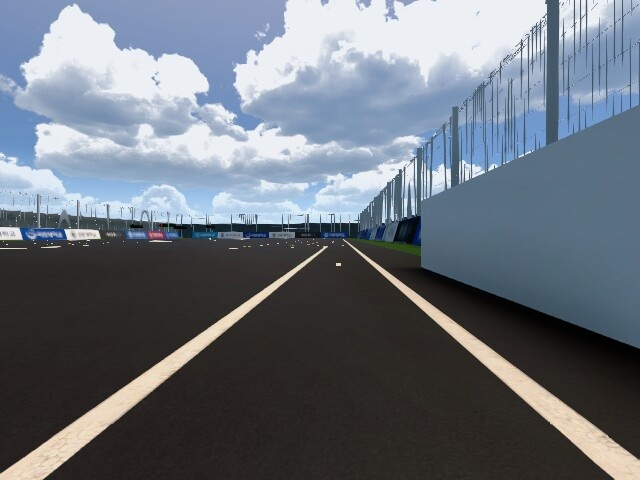
#> input picture Advanced-lane-finding-master/2.jpg, 640 x 480 px
$ python bev.py
#> lines starting #> are read from the running program, lines starting #| are printed output that depends on the picture; after the words box and inside, x2 and y2 are one past the last pixel; in counts of white or black regions, pixels touching at a corner belong together
import cv2
import numpy as np

# 🔧 이미지 불러오기 및 리사이즈
img = cv2.imread("2.jpg")  # 원하는 이미지 넣기
#> img is the input picture: shape (480, 640, 3); mean B, G, R 123.6, 114.1, 106.7
img = cv2.resize(img, (640, 480))   # BEV 대상 사이즈 고정

def nothing(x):
    pass

cv2.namedWindow("Trackbars")

# 🔘 트랙바 생성 (좌상, 우상, 좌하, 우하)
cv2.createTrackbar("LT x", "Trackbars", 223, 639, nothing)
cv2.createTrackbar("LT y", "Trackbars", 244, 479, nothing)
cv2.createTrackbar("RT x", "Trackbars", 441, 639, nothing)
cv2.createTrackbar("RT y", "Trackbars", 251, 479, nothing)
cv2.createTrackbar("LB x", "Trackbars", 0, 639, nothing)
cv2.createTrackbar("LB y", "Trackbars", 479, 479, nothing)
cv2.createTrackbar("RB x", "Trackbars", 639, 639, nothing)
cv2.createTrackbar("RB y", "Trackbars", 479, 479, nothing)

while True:
    # 🎛 트랙바 좌표값 가져오기
    ltx = cv2.getTrackbarPos("LT x", "Trackbars")
    lty = cv2.getTrackbarPos("LT y", "Trackbars")
    rtx = cv2.getTrackbarPos("RT x", "Trackbars")
    rty = cv2.getTrackbarPos("RT y", "Trackbars")
    lbx = cv2.getTrackbarPos("LB x", "Trackbars")
    lby = cv2.getTrackbarPos("LB y", "Trackbars")
    rbx = cv2.getTrackbarPos("RB x", "Trackbars")
    rby = cv2.getTrackbarPos("RB y", "Trackbars")

    # 🟠 원본 복사본 (빨간 점 표시용)
    preview = img.copy()

    # 🔺 src / dst 좌표 설정
    src = np.float32([[lbx, lby], [ltx, lty], [rtx, rty], [rbx, rby]])
    dst = np.float32([[151, 480], [151, 0], [489, 0], [489, 480]])  # BEV 정사각형 매핑

    # 🔁 BEV 변환 수행
    M = cv2.getPerspectiveTransform(src, dst)
    warped = cv2.warpPerspective(img, M, (640, 480))
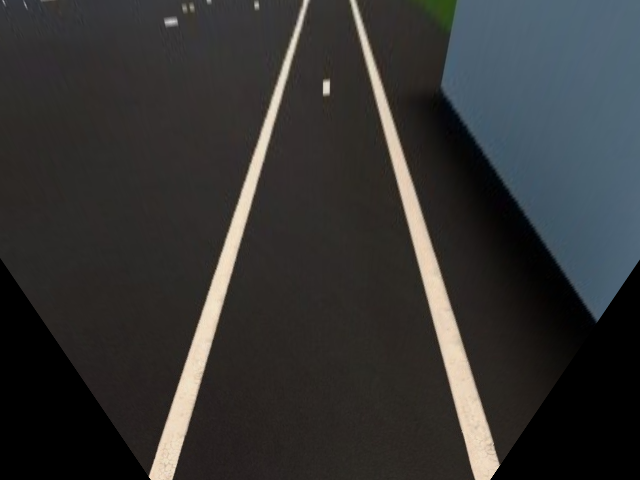
#> warped: shape (480, 640, 3); mean B, G, R 51.3, 51.9, 52.1

    # 🔴 원본 이미지에 점 표시
    for pt in src.astype(int):
        cv2.circle(preview, tuple(pt), 6, (0, 0, 255), -1)
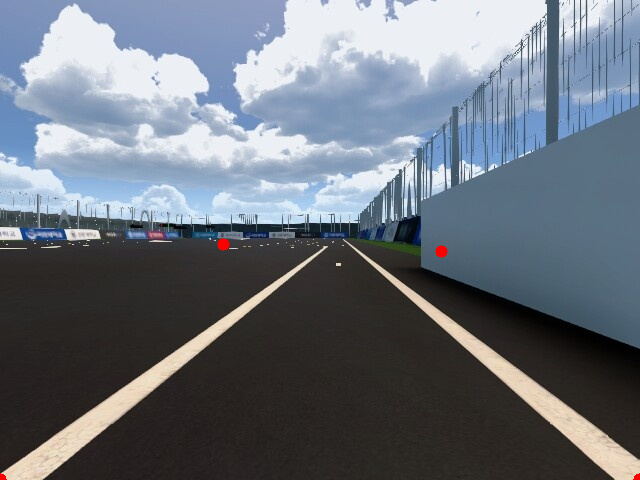
#> preview: shape (480, 640, 3); 0.1% of pixels changed, all inside (x1, y1, x2, y2) = (0, 238, 640, 480)

    # 🪞 시각화
    cv2.imshow("Original + src pts", preview)
    cv2.imshow("Warped BEV", warped)

    key = cv2.waitKey(1)
#> (key Esc is pressed here)
    if key == 27:  # ESC
        break

cv2.destroyAllWindows()

$ run again, with Advanced-lane-finding-master/10.jpg copied over Advanced-lane-finding-master/2.jpg
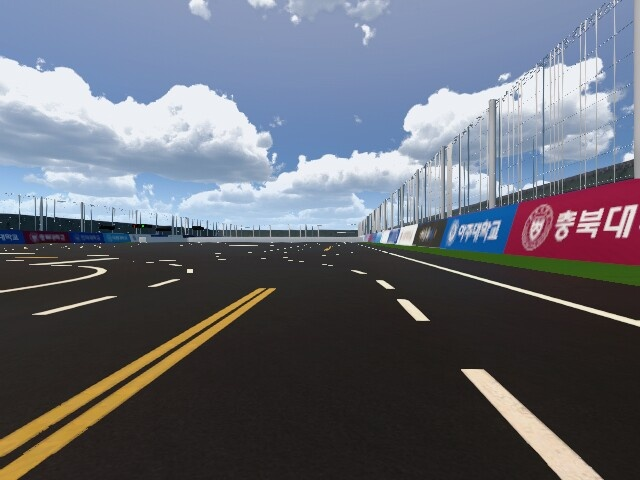
#> input picture Advanced-lane-finding-master/10.jpg, 640 x 480 px
#> img is the input picture: shape (480, 640, 3); mean B, G, R 115.1, 105.1, 101.9
#> `warped = cv2.warpPerspective(img, M, (640, 480))`:
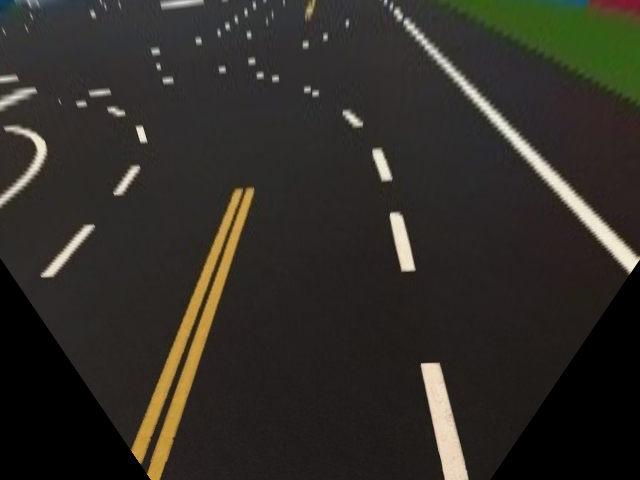
#> warped: shape (480, 640, 3); mean B, G, R 39.7, 45.3, 48.4
#> after the loop `for pt in src.astype(int):`:
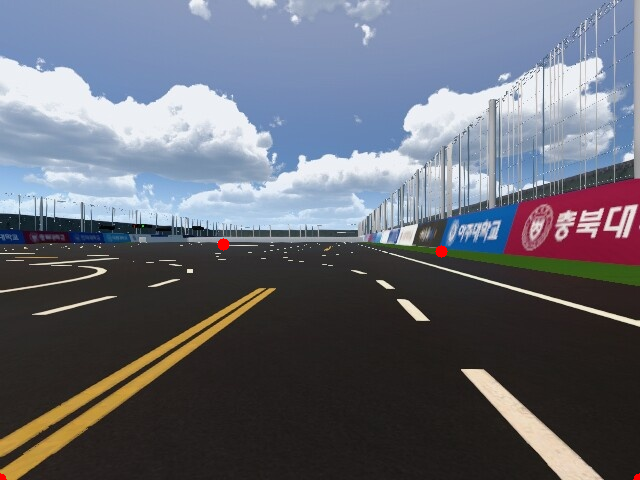
#> preview: shape (480, 640, 3); 0.1% of pixels changed, all inside (x1, y1, x2, y2) = (0, 238, 640, 480)

$ run again, with Advanced-lane-finding-master/11.jpg copied over Advanced-lane-finding-master/2.jpg
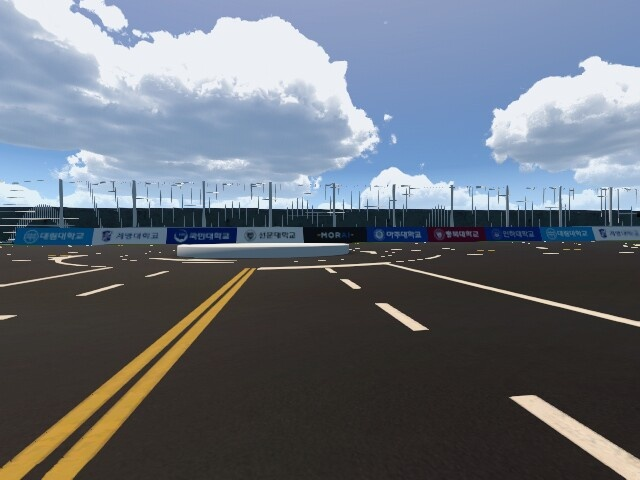
#> input picture Advanced-lane-finding-master/11.jpg, 640 x 480 px
#> img is the input picture: shape (480, 640, 3); mean B, G, R 120.5, 111.2, 104.6
#> `warped = cv2.warpPerspective(img, M, (640, 480))`:
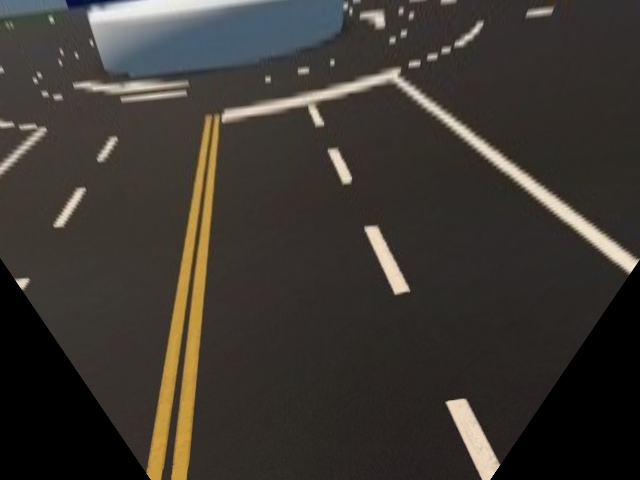
#> warped: shape (480, 640, 3); mean B, G, R 49.7, 55.1, 59.6
#> after the loop `for pt in src.astype(int):`:
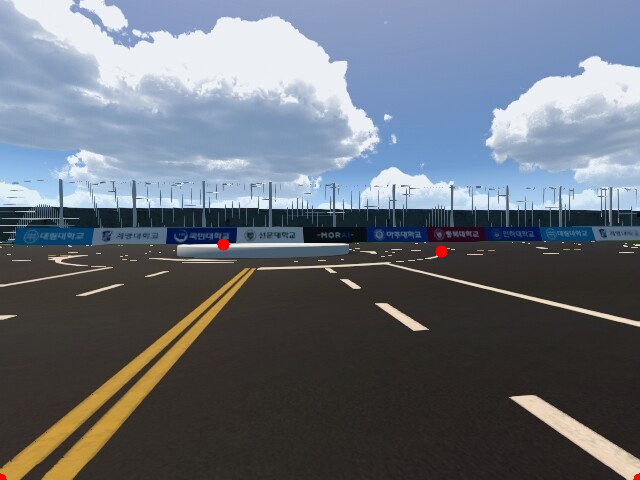
#> preview: shape (480, 640, 3); 0.1% of pixels changed, all inside (x1, y1, x2, y2) = (0, 238, 640, 480)

$ run again, with Advanced-lane-finding-master/12.jpg copied over Advanced-lane-finding-master/2.jpg
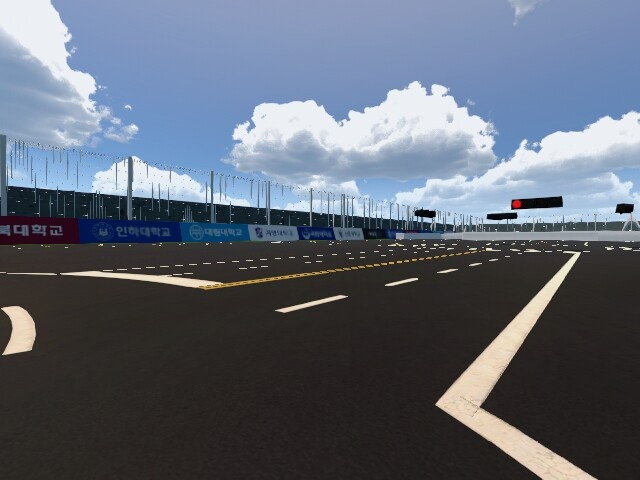
#> input picture Advanced-lane-finding-master/12.jpg, 640 x 480 px
#> img is the input picture: shape (480, 640, 3); mean B, G, R 116.3, 103.3, 95.9
#> `warped = cv2.warpPerspective(img, M, (640, 480))`:
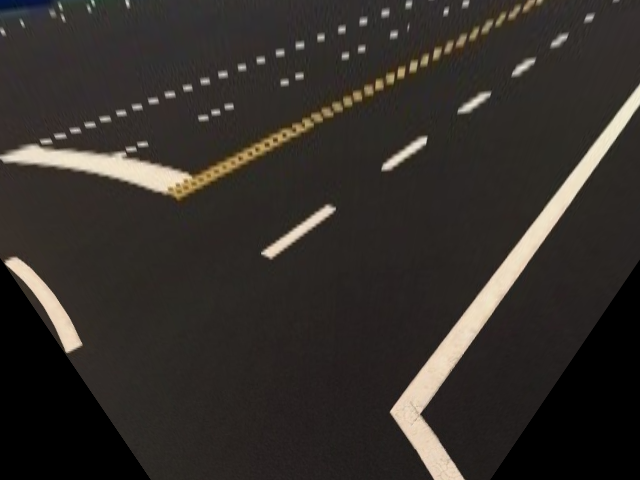
#> warped: shape (480, 640, 3); mean B, G, R 43.1, 47.4, 52.1
#> after the loop `for pt in src.astype(int):`:
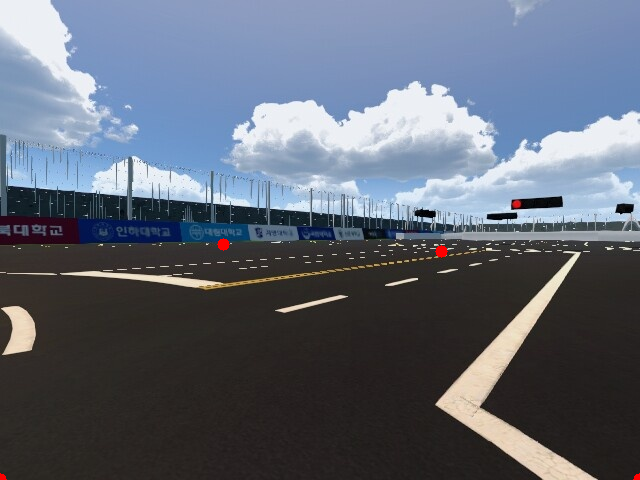
#> preview: shape (480, 640, 3); 0.1% of pixels changed, all inside (x1, y1, x2, y2) = (0, 238, 640, 480)
